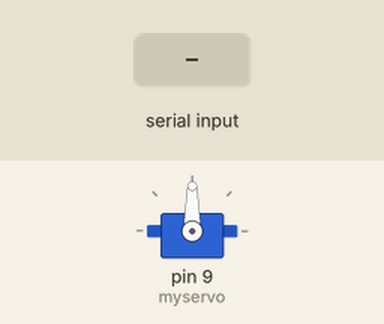
The sketch below on a simulated Arduino Uno, built with avr-gcc and run on an emulated ATmega328P. On the bench: servo. The inputs (shaded band) are chosen by the test bench.

Above: at 1.2 s.
1.3 s: "1" received over Serial
At 2.2 s:
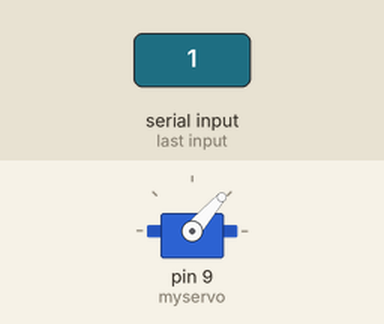
2.8 s: "0" received over Serial
At 3.4 s:
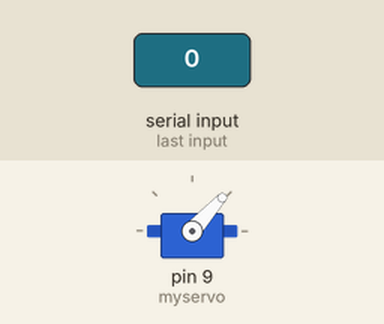
Timing chart, 0 to 5.8 s (numbered marks = the images above; inputs shaded):
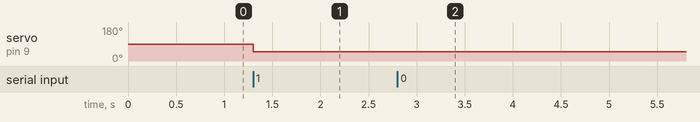

Measured:
- after the input at 1.3 s, servo on pin 9 (myservo): 90° → 49° at once
- after the input at 2.8 s, servo on pin 9 (myservo): 49° → 48° at once

The sketch:

servo.ino
```cpp
//www.elegoo.com
//2016.12.08
#include <Servo.h>

Servo myservo;  // create servo object to control a servo
// twelve servo objects can be created on most boards

int pos = 0;    // variable to store the servo position

void setup() {
  Serial.begin(9600);
  myservo.attach(9);  // attaches the servo on pin 9 to the servo object
}

void loop() {
    if(Serial.available() != 0){
      myservo.write((int)Serial.read());              // tell servo to go to position in variable 'pos'
    }
}
```
